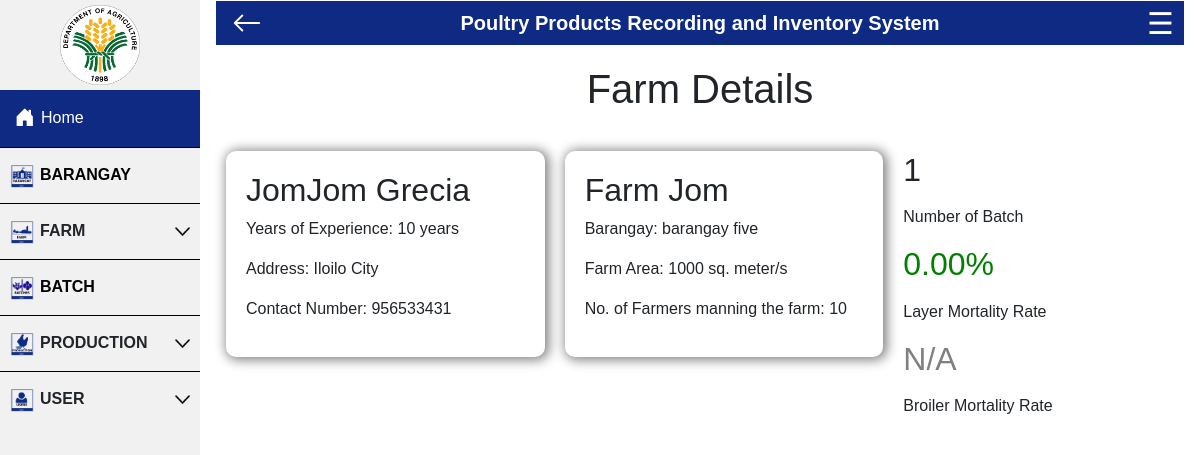
The page /project/farm-info.php?farmID=102 (signed in) on the database its author committed.
### tables this page shows
CREATE TABLE `farm` (
  `farmID` int(21) NOT NULL,
  `baranggayID` int(21) NOT NULL,
  `farmname` varchar(21) NOT NULL,
  `farm_size` int(21) NOT NULL,
  `no_farmers` int(21) NOT NULL,
  `farmowner` varchar(21) NOT NULL,
  `address` varchar(21) DEFAULT NULL,
  `exp` int(21) NOT NULL,
  `contactno` int(21) NOT NULL,
  `lat` decimal(10,8) NOT NULL,
  `lng` decimal(11,8) NOT NULL
);

CREATE TABLE `baranggay` (
  `baranggayID` int(21) NOT NULL,
  `baranggay` varchar(21) NOT NULL
);

### project/farm-info.php (the view, shortened to what this page needs)
<?php
include("header.php");
if($_SERVER['REQUEST_METHOD'] == 'GET'){
	$farmID = $_GET["farmID"];
    $sql = "SELECT baranggay.baranggay, farm.farmname, farm.farmowner, farm.farm_size, farm.exp, farm.address,farm.no_farmers,
    farm.contactno, farm.farmID, baranggay.baranggayID
    FROM baranggay INNER JOIN farm ON baranggay.baranggayID = farm.baranggayID where farm.farmID=$farmID order by baranggay.baranggay ASC";
    $result = mysqli_query($conn, $sql);
    $row = $result->fetch_assoc();
    $sql1 = "SELECT COUNT(batch) as totalbatch FROM batch where farmID = $farmID";
    $result1 = $conn->query($sql1);
    $row1 = $result1->fetch_assoc();
        $unit ="layer";
        $rate = 20;
         $sql2 = "SELECT sum(layer.mortality) as mortality,
         sum(batch.initial) as initial
         FROM batch
         INNER JOIN layer ON batch.batchID = layer.batchID
         INNER JOIN farm ON batch.farmID = farm.farmID
         WHERE farm.farmID = $farmID and batch.unit ='$unit' ";
        $result2 = $conn->query($sql2);
        $row2 = $result2->fetch_array();
        $mortality = $row2['mortality'];
        $sql3 = "SELECT
        sum(batch.initial) as initial
        FROM batch
        INNER JOIN farm ON batch.farmID = farm.farmID
        WHERE farm.farmID = $farmID and batch.unit ='$unit' ";
       $result3 = $conn->query($sql3);
       $row3 = $result3->fetch_array();
       $initial = $row3['initial'];
       if ($initial != 0) {
        $mortality_rate = ($mortality / $initial) * 100;
    } else {
        $mortality_rate = "N/A";
    }
    if ($mortality_rate === "N/A") {
        $rt = "<span style='color: gray'>N/A</span>";
    } else if ($mortality_rate >= $rate) {
        $new_mortality_rate= number_format($mortality_rate, 2);
        $rt = "<span style='color: red'>$new_mortality_rate % Danger!</span>";
    } else {
        $new_mortality_rate = number_format($mortality_rate, 2);
        $rt = "<span style='color: green'>$new_mortality_rate%</span>";
    }
        $unit1 = "broiler";
        $sql4 = "SELECT sum(broiler.mortality) as mortality, sum(batch.initial) as initial
                 FROM batch
                 INNER JOIN broiler ON batch.batchID = broiler.batchID
                 INNER JOIN farm ON batch.farmID = farm.farmID
                 WHERE farm.farmID = $farmID and batch.unit ='$unit1' ";
        $result4 = $conn->query($sql4);
        $row4 = $result4->fetch_array();
        $mortality1 = $row4['mortality'];
        $sql5 = "SELECT sum(batch.initial) as initial
                 FROM batch
                 INNER JOIN farm ON batch.farmID = farm.farmID
                 WHERE farm.farmID = $farmID and batch.unit ='$unit1' ";
        $result5 = $conn->query($sql5);
        $row5 = $result5->fetch_array();
        $initial1 = $row5['initial'];
        if ($initial1 != 0) {
            $mortality_rate1 = ($mortality1 / $initial1) * 100;
        } else {
            $mortality_rate1 = "N/A";
        }
        if ($mortality_rate1 === "N/A") {
            $rt1 = "<span style='color: gray'>N/A</span>";
        } else if ($mortality_rate1 >= $rate) {
            $new_mortality_rate1 = number_format($mortality_rate1, 2);
            $rt1 = "<span style='color: red'>$new_mortality_rate1% Danger!</span>";
        } else {
            $new_mortality_rate1 = number_format($mortality_rate1, 2);
            $rt1 = "<span style='color: green'>$new_mortality_rate1%</span>";
        }
}
?>
<body>
<div class="title">
<h1>Farm Details</h1>
</div>
    <section id="wrapper">
        <div class="owner-info">
            <div class="owner-personal-info">
                <h2><?php echo $row['farmowner']; ?></h2>
                <p>Years of Experience: <?php echo $row['exp']; ?> years</p>
                <p>Address: <?php echo  $row['address']; ?></p>
                <p>Contact Number: <?php echo $row['contactno']; ?> </p>
            </div>
        </div>
        <div class="farm-info">
            <div class="">
                <h2><?php echo $row['farmname']; ?></h2>
                <p>Barangay: <?php echo $row['baranggay']; ?></p>
                <p>Farm Area: <?php echo $row['farm_size']; ?> sq. meter/s</p>
                <p>No. of Farmers manning the farm: <?php echo $row['no_farmers']; ?>  </p>
            </div>
        </div>
        <div class="farm-nav">
        <section class="brgy-summary">
              <div class="brgy-number">
              <h2> <?php echo "<p>".$row1['totalbatch']."<p>" ?></h2>
              </div>
              <div class="rgtr">
                  <p>Number of Batch</p>
              </div>
          </section>
          <section class="brgy-summary">
              <div class="brgy-number">
              <h2> <?php echo "<p>".$rt."<p>" ?></h2>
              </div>
              <div class="rgtr">
                  <p>Layer Mortality Rate</p>
              </div>
          </section>
          <section class="brgy-summary">
              <div class="brgy-number">
              <h2> <?php echo "<p>".$rt1."<p>" ?></h2>
              </div>
              <div class="rgtr">
                  <p>Broiler Mortality Rate</p>
              </div>
          </section>
        </div>
    </section>
</body>
</html>

### project/header.php (style rules this page uses)
body { margin: 0; font-family: helvetica; }
html { scroll-behavior:smooth !important; }

### project/farm-info.php (style rules this page uses)
#wrapper { width: 100%; height:100%; margin:10px; display:flex; justify-content: space-evenly; gap:20px; }
.owner-info { border-radius:10px; box-shadow:2px 1px 12px 2px grey; background-color:white; height:100%; width:100%; max-width:350px; padding:20px; }
.farm-info { max-width:350px; border-radius:10px; box-shadow:2px 1px 12px 2px grey; background-color:white; padding:20px; width:100%; height:100%; border-radius:10px; }
.farm-nav { max-width:350px; max-width:400px; border-radius:10px; max-width:300px; width:100%; height:100%; border-radius:10px; }
.title { margin-top:20px; margin-bottom:30px; display:flex; justify-content:center; align-items:center; }

### rows shown on the page
farm: farmowner "JomJom Grecia", exp "10", address "Iloilo City", contactno "956533431", farmname "Farm Jom", baranggayID.baranggay "barangay five", farm_size "1000", no_farmers "10"

### other values the page prints
$row1['totalbatch'] "1"
$new_mortality_rate "0.00"
